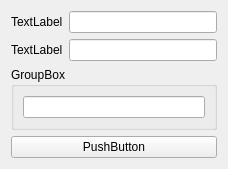
<?xml version="1.0" encoding="UTF-8"?>
<ui version="4.0">
 <class>InfoWidget</class>
 <widget class="QWidget" name="InfoWidget">
  <property name="geometry">
   <rect>
    <x>0</x>
    <y>0</y>
    <width>228</width>
    <height>156</height>
   </rect>
  </property>
  <property name="sizePolicy">
   <sizepolicy hsizetype="Preferred" vsizetype="Preferred">
    <horstretch>0</horstretch>
    <verstretch>0</verstretch>
   </sizepolicy>
  </property>
  <property name="maximumSize">
   <size>
    <width>250</width>
    <height>180</height>
   </size>
  </property>
  <property name="windowTitle">
   <string>Form</string>
  </property>
  <layout class="QVBoxLayout" name="verticalLayout">
   <item>
    <layout class="QHBoxLayout" name="horizontalLayout">
     <item>
      <widget class="QLabel" name="label">
       <property name="text">
        <string>TextLabel</string>
       </property>
      </widget>
     </item>
     <item>
      <widget class="QLineEdit" name="lineEdit"/>
     </item>
    </layout>
   </item>
   <item>
    <layout class="QHBoxLayout" name="horizontalLayout_2">
     <item>
      <widget class="QLabel" name="label_2">
       <property name="text">
        <string>TextLabel</string>
       </property>
      </widget>
     </item>
     <item>
      <widget class="QLineEdit" name="lineEdit_2"/>
     </item>
    </layout>
   </item>
   <item>
    <widget class="QGroupBox" name="groupBox">
     <property name="title">
      <string>GroupBox</string>
     </property>
     <layout class="QHBoxLayout" name="horizontalLayout_3">
      <item>
       <widget class="QLineEdit" name="lineEdit_3"/>
      </item>
     </layout>
    </widget>
   </item>
   <item>
    <widget class="QPushButton" name="pushButton">
     <property name="styleSheet">
      <string notr="true"/>
     </property>
     <property name="text">
      <string>PushButton</string>
     </property>
    </widget>
   </item>
  </layout>
 </widget>
 <resources/>
 <connections/>
</ui>
